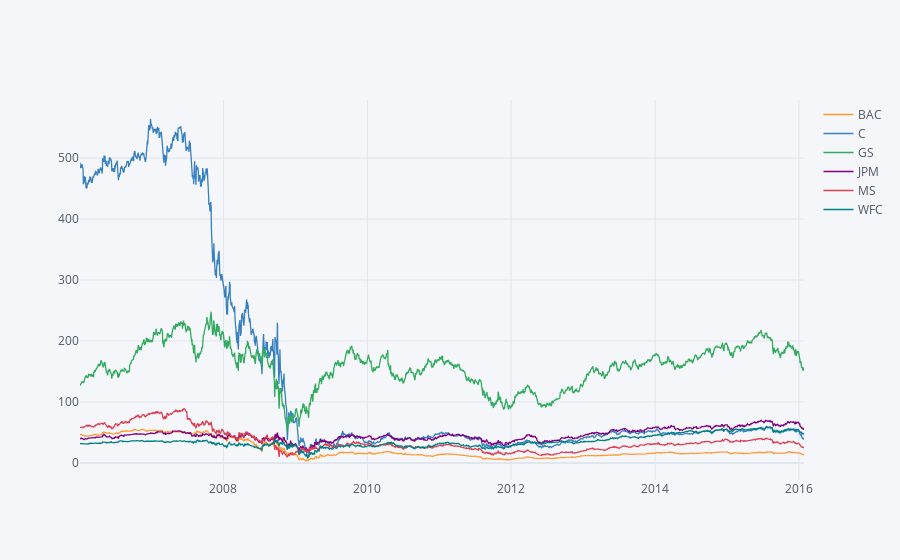

Notebook code for this chart:
### Code cell
bank_stocks.xs(key='Close',axis=1,level='Stock Info').iplot()

### Figure 1 — Plotly figure (JSON) as saved in the notebook; plotly's stock layout.template omitted (floating-point values rounded to 4 significant figures; data arrays with more than 128 entries replaced by an {"elided": "..."} marker saying what was removed)
{"data": [{"line": {"color": "rgba(255, 153, 51, 1.0)", "dash": "solid", "shape": "linear", "width": 1.3}, "mode": "lines", "name": "BAC", "text": "", "type": "scatter", "x": {"elided": "2534 str values"}, "y": {"elided": "2534 float values"}}, {"line": {"color": "rgba(55, 128, 191, 1.0)", "dash": "solid", "shape": "linear", "width": 1.3}, "mode": "lines", "name": "C", "text": "", "type": "scatter", "x": {"elided": "2534 str values"}, "y": {"elided": "2534 float values"}}, {"line": {"color": "rgba(50, 171, 96, 1.0)", "dash": "solid", "shape": "linear", "width": 1.3}, "mode": "lines", "name": "GS", "text": "", "type": "scatter", "x": {"elided": "2534 str values"}, "y": {"elided": "2534 float values"}}, {"line": {"color": "rgba(128, 0, 128, 1.0)", "dash": "solid", "shape": "linear", "width": 1.3}, "mode": "lines", "name": "JPM", "text": "", "type": "scatter", "x": {"elided": "2534 str values"}, "y": {"elided": "2534 float values"}}, {"line": {"color": "rgba(219, 64, 82, 1.0)", "dash": "solid", "shape": "linear", "width": 1.3}, "mode": "lines", "name": "MS", "text": "", "type": "scatter", "x": {"elided": "2534 str values"}, "y": {"elided": "2534 float values"}}, {"line": {"color": "rgba(0, 128, 128, 1.0)", "dash": "solid", "shape": "linear", "width": 1.3}, "mode": "lines", "name": "WFC", "text": "", "type": "scatter", "x": {"elided": "2534 str values"}, "y": {"elided": "2534 float values"}}], "layout": {"legend": {"bgcolor": "#F5F6F9", "font": {"color": "#4D5663"}}, "paper_bgcolor": "#F5F6F9", "plot_bgcolor": "#F5F6F9", "title": {"font": {"color": "#4D5663"}}, "xaxis": {"gridcolor": "#E1E5ED", "showgrid": true, "tickfont": {"color": "#4D5663"}, "title": {"font": {"color": "#4D5663"}, "text": ""}, "zerolinecolor": "#E1E5ED"}, "yaxis": {"gridcolor": "#E1E5ED", "showgrid": true, "tickfont": {"color": "#4D5663"}, "title": {"font": {"color": "#4D5663"}, "text": ""}, "zerolinecolor": "#E1E5ED"}}}
